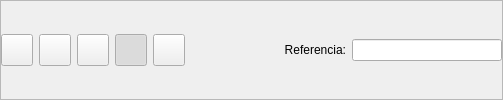
      <widget class="QFrame" name="frame_2">
       <property name="sizePolicy">
        <sizepolicy hsizetype="Expanding" vsizetype="Fixed">
         <horstretch>0</horstretch>
         <verstretch>0</verstretch>
        </sizepolicy>
       </property>
       <property name="frameShape">
        <enum>QFrame::StyledPanel</enum>
       </property>
       <property name="frameShadow">
        <enum>QFrame::Raised</enum>
       </property>
       <layout class="QHBoxLayout" name="horizontalLayout">
        <property name="margin">
         <number>0</number>
        </property>
        <item>
         <widget class="QToolButton" name="mui_guardar">
          <property name="minimumSize">
           <size>
            <width>32</width>
            <height>32</height>
           </size>
          </property>
          <property name="maximumSize">
           <size>
            <width>32</width>
            <height>32</height>
           </size>
          </property>
          <property name="toolTip">
           <string>Guardar presupuesto</string>
          </property>
          <property name="whatsThis">
           <string>Guardar presupuesto</string>
          </property>
          <property name="text">
           <string/>
          </property>
          <property name="icon">
           <iconset resource="../../../bulmages.qrc">
            <normaloff>:/Images/edit-save.png</normaloff>:/Images/edit-save.png</iconset>
          </property>
          <property name="iconSize">
           <size>
            <width>22</width>
            <height>22</height>
           </size>
          </property>
          <property name="shortcut">
           <string>Ctrl+S</string>
          </property>
         </widget>
        </item>
        <item>
         <widget class="QToolButton" name="mui_borrar">
          <property name="minimumSize">
           <size>
            <width>32</width>
            <height>32</height>
           </size>
          </property>
          <property name="maximumSize">
           <size>
            <width>32</width>
            <height>32</height>
           </size>
          </property>
          <property name="toolTip">
           <string>Borrar presupuesto</string>
          </property>
          <property name="whatsThis">
           <string>Borrar presupuesto</string>
          </property>
          <property name="text">
           <string/>
          </property>
          <property name="icon">
           <iconset resource="../../../bulmages.qrc">
            <normaloff>:/Images/edit-delete.png</normaloff>:/Images/edit-delete.png</iconset>
          </property>
          <property name="iconSize">
           <size>
            <width>22</width>
            <height>22</height>
           </size>
          </property>
          <property name="shortcut">
           <string>Ctrl+D</string>
          </property>
         </widget>
        </item>
        <item>
         <widget class="QToolButton" name="mui_imprimir">
          <property name="minimumSize">
           <size>
            <width>32</width>
            <height>32</height>
           </size>
          </property>
          <property name="maximumSize">
           <size>
            <width>32</width>
            <height>32</height>
           </size>
          </property>
          <property name="toolTip">
           <string>Imprimir presupuesto</string>
          </property>
          <property name="whatsThis">
           <string>Imprimir presupuesto</string>
          </property>
          <property name="text">
           <string/>
          </property>
          <property name="icon">
           <iconset resource="../../../bulmages.qrc">
            <normaloff>:/Images/document-print.png</normaloff>:/Images/document-print.png</iconset>
          </property>
          <property name="iconSize">
           <size>
            <width>22</width>
            <height>22</height>
           </size>
          </property>
          <property name="shortcut">
           <string>Ctrl+P</string>
          </property>
         </widget>
        </item>
        <item>
         <widget class="QToolButton" name="mui_detalles">
          <property name="minimumSize">
           <size>
            <width>32</width>
            <height>32</height>
           </size>
          </property>
          <property name="maximumSize">
           <size>
            <width>32</width>
            <height>32</height>
           </size>
          </property>
          <property name="toolTip">
           <string>Mostrar/Ocultar cabecera</string>
          </property>
          <property name="whatsThis">
           <string>Mostrar/Ocultar cabecera</string>
          </property>
          <property name="text">
           <string/>
          </property>
          <property name="icon">
           <iconset resource="../../../bulmages.qrc">
            <normaloff>:/Images/document-properties.png</normaloff>:/Images/document-properties.png</iconset>
          </property>
          <property name="iconSize">
           <size>
            <width>22</width>
            <height>22</height>
           </size>
          </property>
          <property name="shortcut">
           <string>Ctrl+G</string>
          </property>
          <property name="checkable">
           <bool>true</bool>
          </property>
          <property name="checked">
           <bool>true</bool>
          </property>
         </widget>
        </item>
        <item>
         <widget class="QToolButton" name="mui_duplicar">
          <property name="minimumSize">
           <size>
            <width>32</width>
            <height>32</height>
           </size>
          </property>
          <property name="maximumSize">
           <size>
            <width>32</width>
            <height>32</height>
           </size>
          </property>
          <property name="toolTip">
           <string>Duplicar presupuesto</string>
          </property>
          <property name="whatsThis">
           <string>Duplicar presupuesto</string>
          </property>
          <property name="text">
           <string/>
          </property>
          <property name="icon">
           <iconset resource="../../../bulmages.qrc">
            <normaloff>:/BulmaCont32x32/images/png/igualant.xpm</normaloff>:/BulmaCont32x32/images/png/igualant.xpm</iconset>
          </property>
          <property name="iconSize">
           <size>
            <width>22</width>
            <height>22</height>
           </size>
          </property>
          <property name="shortcut">
           <string>Ctrl+S</string>
          </property>
         </widget>
        </item>
        <item>
         <spacer>
          <property name="orientation">
           <enum>Qt::Horizontal</enum>
          </property>
          <property name="sizeType">
           <enum>QSizePolicy::Expanding</enum>
          </property>
          <property name="sizeHint" stdset="0">
           <size>
            <width>16</width>
            <height>21</height>
           </size>
          </property>
         </spacer>
        </item>
        <item>
         <widget class="QFrame" name="mui_plugbotones">
          <property name="sizePolicy">
           <sizepolicy hsizetype="Expanding" vsizetype="Preferred">
            <horstretch>0</horstretch>
            <verstretch>0</verstretch>
           </sizepolicy>
          </property>
          <property name="frameShape">
           <enum>QFrame::NoFrame</enum>
          </property>
          <property name="frameShadow">
           <enum>QFrame::Plain</enum>
          </property>
          <property name="lineWidth">
           <number>0</number>
          </property>
         </widget>
        </item>
        <item>
         <spacer>
          <property name="orientation">
           <enum>Qt::Horizontal</enum>
          </property>
          <property name="sizeType">
           <enum>QSizePolicy::Expanding</enum>
          </property>
          <property name="sizeHint" stdset="0">
           <size>
            <width>71</width>
            <height>21</height>
           </size>
          </property>
         </spacer>
        </item>
        <item>
         <widget class="QLabel" name="label6">
          <property name="sizePolicy">
           <sizepolicy hsizetype="Preferred" vsizetype="Fixed">
            <horstretch>0</horstretch>
            <verstretch>0</verstretch>
           </sizepolicy>
          </property>
          <property name="text">
           <string>Referencia:</string>
          </property>
          <property name="alignment">
           <set>Qt::AlignRight|Qt::AlignTrailing|Qt::AlignVCenter</set>
          </property>
          <property name="buddy">
           <cstring>mui_refpresupuesto</cstring>
          </property>
         </widget>
        </item>
        <item>
         <widget class="BfBuscarReferencia" name="mui_refpresupuesto">
          <property name="sizePolicy">
           <sizepolicy hsizetype="Fixed" vsizetype="Fixed">
            <horstretch>0</horstretch>
            <verstretch>0</verstretch>
           </sizepolicy>
          </property>
          <property name="minimumSize">
           <size>
            <width>150</width>
            <height>20</height>
           </size>
          </property>
          <property name="maximumSize">
           <size>
            <width>150</width>
            <height>16777215</height>
           </size>
          </property>
         </widget>
        </item>
       </layout>
      </widget>
